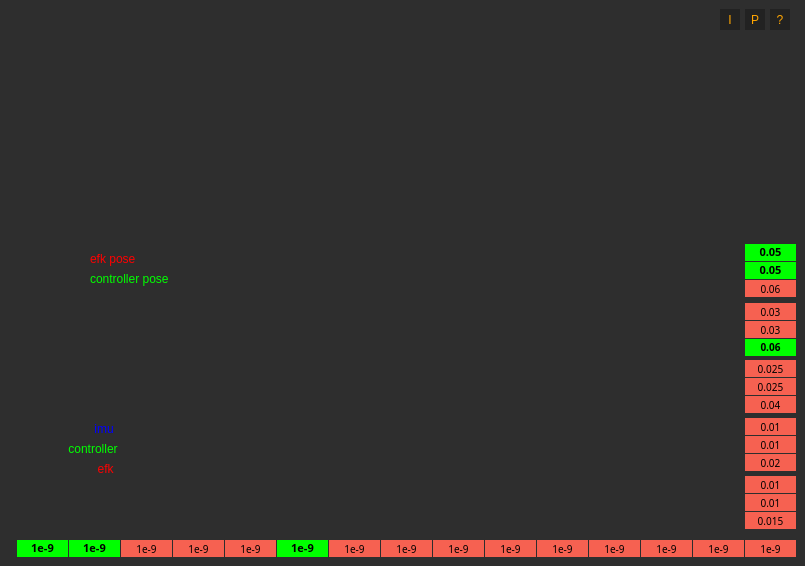
    <widget class="QWidget" name="ekf">
     <property name="styleSheet">
      <string notr="true">background: #2e2e2e;</string>
     </property>
     <attribute name="title">
      <string>ekf</string>
     </attribute>
     <widget class="QPushButton" name="ekfTuningGuideBtn">
      <property name="geometry">
       <rect>
        <x>770</x>
        <y>9</y>
        <width>20</width>
        <height>21</height>
       </rect>
      </property>
      <property name="maximumSize">
       <size>
        <width>50</width>
        <height>50</height>
       </size>
      </property>
      <property name="styleSheet">
       <string notr="true">QPushButton {
	font: 10pt &quot;SF Pro&quot;;
    color: orange;
background-color: #222;
border: none;
qproperty-toolTip: &quot;How to tune?&quot;;
}

QPushButton:hover {
    background-color: orange;
color: black;
}

</string>
      </property>
      <property name="text">
       <string>?</string>
      </property>
     </widget>
     <widget class="QLabel" name="processNoiseXBtn">
      <property name="geometry">
       <rect>
        <x>745</x>
        <y>244</y>
        <width>51</width>
        <height>17</height>
       </rect>
      </property>
      <property name="styleSheet">
       <string notr="true">background: rgb(0, 255, 0);
font: 10px solid;
color: black;</string>
      </property>
      <property name="text">
       <string>&lt;html&gt;&lt;head/&gt;&lt;body&gt;&lt;p&gt;&lt;span style=&quot; font-size:8pt; font-weight:700;&quot;&gt;0.05&lt;/span&gt;&lt;/p&gt;&lt;/body&gt;&lt;/html&gt;</string>
      </property>
      <property name="alignment">
       <set>Qt::AlignmentFlag::AlignCenter</set>
      </property>
     </widget>
     <widget class="QLabel" name="processNoiseYBtn">
      <property name="geometry">
       <rect>
        <x>745</x>
        <y>262</y>
        <width>51</width>
        <height>17</height>
       </rect>
      </property>
      <property name="styleSheet">
       <string notr="true">background: rgb(0, 255, 0);
font: 10px solid;
color: black;
</string>
      </property>
      <property name="text">
       <string>&lt;html&gt;&lt;head/&gt;&lt;body&gt;&lt;p&gt;&lt;span style=&quot; font-size:8pt; font-weight:700;&quot;&gt;0.05&lt;/span&gt;&lt;/p&gt;&lt;/body&gt;&lt;/html&gt;</string>
      </property>
      <property name="alignment">
       <set>Qt::AlignmentFlag::AlignCenter</set>
      </property>
     </widget>
     <widget class="QLabel" name="processNoiseZBtn">
      <property name="geometry">
       <rect>
        <x>745</x>
        <y>280</y>
        <width>51</width>
        <height>17</height>
       </rect>
      </property>
      <property name="styleSheet">
       <string notr="true">background: rgb(246, 97, 81);
font: 10px solid;</string>
      </property>
      <property name="text">
       <string>0.06</string>
      </property>
      <property name="alignment">
       <set>Qt::AlignmentFlag::AlignCenter</set>
      </property>
     </widget>
     <widget class="QLabel" name="processNoisePitchBtn">
      <property name="geometry">
       <rect>
        <x>745</x>
        <y>321</y>
        <width>51</width>
        <height>17</height>
       </rect>
      </property>
      <property name="styleSheet">
       <string notr="true">background: rgb(246, 97, 81);
font: 10px solid;</string>
      </property>
      <property name="text">
       <string>0.03</string>
      </property>
      <property name="alignment">
       <set>Qt::AlignmentFlag::AlignCenter</set>
      </property>
     </widget>
     <widget class="QLabel" name="processNoiseYawBtn">
      <property name="geometry">
       <rect>
        <x>745</x>
        <y>339</y>
        <width>51</width>
        <height>17</height>
       </rect>
      </property>
      <property name="styleSheet">
       <string notr="true">background: rgb(0, 255, 0);
font: 10px solid;
color: black;</string>
      </property>
      <property name="text">
       <string>&lt;html&gt;&lt;head/&gt;&lt;body&gt;&lt;p&gt;&lt;span style=&quot; font-weight:700;&quot;&gt;0.06&lt;/span&gt;&lt;/p&gt;&lt;/body&gt;&lt;/html&gt;</string>
      </property>
      <property name="alignment">
       <set>Qt::AlignmentFlag::AlignCenter</set>
      </property>
     </widget>
     <widget class="QLabel" name="processNoiseRollBtn">
      <property name="geometry">
       <rect>
        <x>745</x>
        <y>303</y>
        <width>51</width>
        <height>17</height>
       </rect>
      </property>
      <property name="styleSheet">
       <string notr="true">background: rgb(246, 97, 81);
font: 10px solid;</string>
      </property>
      <property name="text">
       <string>0.03</string>
      </property>
      <property name="alignment">
       <set>Qt::AlignmentFlag::AlignCenter</set>
      </property>
     </widget>
     <widget class="QLabel" name="processNoiseVYBtn">
      <property name="geometry">
       <rect>
        <x>745</x>
        <y>378</y>
        <width>51</width>
        <height>17</height>
       </rect>
      </property>
      <property name="styleSheet">
       <string notr="true">background: rgb(246, 97, 81);
font: 10px solid;</string>
      </property>
      <property name="text">
       <string>0.025</string>
      </property>
      <property name="alignment">
       <set>Qt::AlignmentFlag::AlignCenter</set>
      </property>
     </widget>
     <widget class="QLabel" name="processNoiseVZBtn">
      <property name="geometry">
       <rect>
        <x>745</x>
        <y>396</y>
        <width>51</width>
        <height>17</height>
       </rect>
      </property>
      <property name="styleSheet">
       <string notr="true">background: rgb(246, 97, 81);
font: 10px solid;</string>
      </property>
      <property name="text">
       <string>0.04</string>
      </property>
      <property name="alignment">
       <set>Qt::AlignmentFlag::AlignCenter</set>
      </property>
     </widget>
     <widget class="QLabel" name="processNoiseVXBtn">
      <property name="geometry">
       <rect>
        <x>745</x>
        <y>360</y>
        <width>51</width>
        <height>17</height>
       </rect>
      </property>
      <property name="styleSheet">
       <string notr="true">background: rgb(246, 97, 81);
font: 10px solid;</string>
      </property>
      <property name="text">
       <string>0.025</string>
      </property>
      <property name="alignment">
       <set>Qt::AlignmentFlag::AlignCenter</set>
      </property>
     </widget>
     <widget class="QLabel" name="processNoiseVPitchBtn">
      <property name="geometry">
       <rect>
        <x>745</x>
        <y>436</y>
        <width>51</width>
        <height>17</height>
       </rect>
      </property>
      <property name="styleSheet">
       <string notr="true">background: rgb(246, 97, 81);
font: 10px solid;</string>
      </property>
      <property name="text">
       <string>0.01</string>
      </property>
      <property name="alignment">
       <set>Qt::AlignmentFlag::AlignCenter</set>
      </property>
     </widget>
     <widget class="QLabel" name="processNoiseVYawBtn">
      <property name="geometry">
       <rect>
        <x>745</x>
        <y>454</y>
        <width>51</width>
        <height>17</height>
       </rect>
      </property>
      <property name="styleSheet">
       <string notr="true">background: rgb(246, 97, 81);
font: 10px solid;</string>
      </property>
      <property name="text">
       <string>0.02</string>
      </property>
      <property name="alignment">
       <set>Qt::AlignmentFlag::AlignCenter</set>
      </property>
     </widget>
     <widget class="QLabel" name="processNoiseAXBtn">
      <property name="geometry">
       <rect>
        <x>745</x>
        <y>476</y>
        <width>51</width>
        <height>17</height>
       </rect>
      </property>
      <property name="styleSheet">
       <string notr="true">background: rgb(246, 97, 81);
font: 10px solid;</string>
      </property>
      <property name="text">
       <string>0.01</string>
      </property>
      <property name="alignment">
       <set>Qt::AlignmentFlag::AlignCenter</set>
      </property>
     </widget>
     <widget class="QLabel" name="processNoiseVRollBtn">
      <property name="geometry">
       <rect>
        <x>745</x>
        <y>418</y>
        <width>51</width>
        <height>17</height>
       </rect>
      </property>
      <property name="styleSheet">
       <string notr="true">background: rgb(246, 97, 81);
font: 10px solid;</string>
      </property>
      <property name="text">
       <string>0.01</string>
      </property>
      <property name="alignment">
       <set>Qt::AlignmentFlag::AlignCenter</set>
      </property>
     </widget>
     <widget class="QLabel" name="processNoiseAZBtn">
      <property name="geometry">
       <rect>
        <x>745</x>
        <y>512</y>
        <width>51</width>
        <height>17</height>
       </rect>
      </property>
      <property name="styleSheet">
       <string notr="true">background: rgb(246, 97, 81);
font: 10px solid;</string>
      </property>
      <property name="text">
       <string>0.015</string>
      </property>
      <property name="alignment">
       <set>Qt::AlignmentFlag::AlignCenter</set>
      </property>
     </widget>
     <widget class="QLabel" name="processNoiseAYBtn">
      <property name="geometry">
       <rect>
        <x>745</x>
        <y>494</y>
        <width>51</width>
        <height>17</height>
       </rect>
      </property>
      <property name="styleSheet">
       <string notr="true">background: rgb(246, 97, 81);
font: 10px solid;</string>
      </property>
      <property name="text">
       <string>0.01</string>
      </property>
      <property name="alignment">
       <set>Qt::AlignmentFlag::AlignCenter</set>
      </property>
     </widget>
     <widget class="QLabel" name="initialNoiseZBtn">
      <property name="geometry">
       <rect>
        <x>121</x>
        <y>540</y>
        <width>51</width>
        <height>17</height>
       </rect>
      </property>
      <property name="styleSheet">
       <string notr="true">background: rgb(246, 97, 81);
font: 10px solid;</string>
      </property>
      <property name="text">
       <string>1e-9</string>
      </property>
      <property name="alignment">
       <set>Qt::AlignmentFlag::AlignCenter</set>
      </property>
     </widget>
     <widget class="QLabel" name="initialNoiseAYBtn">
      <property name="geometry">
       <rect>
        <x>693</x>
        <y>540</y>
        <width>51</width>
        <height>17</height>
       </rect>
      </property>
      <property name="styleSheet">
       <string notr="true">background: rgb(246, 97, 81);
font: 10px solid;</string>
      </property>
      <property name="text">
       <string>1e-9</string>
      </property>
      <property name="alignment">
       <set>Qt::AlignmentFlag::AlignCenter</set>
      </property>
     </widget>
     <widget class="QLabel" name="initialNoiseAXBtn">
      <property name="geometry">
       <rect>
        <x>641</x>
        <y>540</y>
        <width>51</width>
        <height>17</height>
       </rect>
      </property>
      <property name="styleSheet">
       <string notr="true">background: rgb(246, 97, 81);
font: 10px solid;</string>
      </property>
      <property name="text">
       <string>1e-9</string>
      </property>
      <property name="alignment">
       <set>Qt::AlignmentFlag::AlignCenter</set>
      </property>
     </widget>
     <widget class="QLabel" name="initialNoiseVYawBtn">
      <property name="geometry">
       <rect>
        <x>589</x>
        <y>540</y>
        <width>51</width>
        <height>17</height>
       </rect>
      </property>
      <property name="styleSheet">
       <string notr="true">background: rgb(246, 97, 81);
font: 10px solid;</string>
      </property>
      <property name="text">
       <string>1e-9</string>
      </property>
      <property name="alignment">
       <set>Qt::AlignmentFlag::AlignCenter</set>
      </property>
     </widget>
     <widget class="QLabel" name="initialNoiseVPitchBtn">
      <property name="geometry">
       <rect>
        <x>537</x>
        <y>540</y>
        <width>51</width>
        <height>17</height>
       </rect>
      </property>
      <property name="styleSheet">
       <string notr="true">background: rgb(246, 97, 81);
font: 10px solid;</string>
      </property>
      <property name="text">
       <string>1e-9</string>
      </property>
      <property name="alignment">
       <set>Qt::AlignmentFlag::AlignCenter</set>
      </property>
     </widget>
     <widget class="QLabel" name="initialNoiseVRollBtn">
      <property name="geometry">
       <rect>
        <x>485</x>
        <y>540</y>
        <width>51</width>
        <height>17</height>
       </rect>
      </property>
      <property name="styleSheet">
       <string notr="true">background: rgb(246, 97, 81);
font: 10px solid;</string>
      </property>
      <property name="text">
       <string>1e-9</string>
      </property>
      <property name="alignment">
       <set>Qt::AlignmentFlag::AlignCenter</set>
      </property>
     </widget>
     <widget class="QLabel" name="initialNoiseVZBtn">
      <property name="geometry">
       <rect>
        <x>433</x>
        <y>540</y>
        <width>51</width>
        <height>17</height>
       </rect>
      </property>
      <property name="styleSheet">
       <string notr="true">background: rgb(246, 97, 81);
font: 10px solid;</string>
      </property>
      <property name="text">
       <string>1e-9</string>
      </property>
      <property name="alignment">
       <set>Qt::AlignmentFlag::AlignCenter</set>
      </property>
     </widget>
     <widget class="QLabel" name="initialNoiseVYBtn">
      <property name="geometry">
       <rect>
        <x>381</x>
        <y>540</y>
        <width>51</width>
        <height>17</height>
       </rect>
      </property>
      <property name="styleSheet">
       <string notr="true">background: rgb(246, 97, 81);
font: 10px solid;</string>
      </property>
      <property name="text">
       <string>1e-9</string>
      </property>
      <property name="alignment">
       <set>Qt::AlignmentFlag::AlignCenter</set>
      </property>
     </widget>
     <widget class="QLabel" name="initialNoiseVXBtn">
      <property name="geometry">
       <rect>
        <x>329</x>
        <y>540</y>
        <width>51</width>
        <height>17</height>
       </rect>
      </property>
      <property name="styleSheet">
       <string notr="true">background: rgb(246, 97, 81);
font: 10px solid;</string>
      </property>
      <property name="text">
       <string>1e-9</string>
      </property>
      <property name="alignment">
       <set>Qt::AlignmentFlag::AlignCenter</set>
      </property>
     </widget>
     <widget class="QLabel" name="initialNoiseYawBtn">
      <property name="geometry">
       <rect>
        <x>277</x>
        <y>540</y>
        <width>51</width>
        <height>17</height>
       </rect>
      </property>
      <property name="styleSheet">
       <string notr="true">background: rgb(0, 255, 0);
font: 10px solid;
color: black;</string>
      </property>
      <property name="text">
       <string>&lt;html&gt;&lt;head/&gt;&lt;body&gt;&lt;p&gt;&lt;span style=&quot; font-size:8pt; font-weight:700;&quot;&gt;1e-9&lt;/span&gt;&lt;/p&gt;&lt;/body&gt;&lt;/html&gt;</string>
      </property>
      <property name="alignment">
       <set>Qt::AlignmentFlag::AlignCenter</set>
      </property>
     </widget>
     <widget class="QLabel" name="initialNoisePitchBtn">
      <property name="geometry">
       <rect>
        <x>225</x>
        <y>540</y>
        <width>51</width>
        <height>17</height>
       </rect>
      </property>
      <property name="styleSheet">
       <string notr="true">background: rgb(246, 97, 81);
font: 10px solid;</string>
      </property>
      <property name="text">
       <string>1e-9</string>
      </property>
      <property name="alignment">
       <set>Qt::AlignmentFlag::AlignCenter</set>
      </property>
     </widget>
     <widget class="QLabel" name="initialNoiseRollBtn">
      <property name="geometry">
       <rect>
        <x>173</x>
        <y>540</y>
        <width>51</width>
        <height>17</height>
       </rect>
      </property>
      <property name="styleSheet">
       <string notr="true">background: rgb(246, 97, 81);
font: 10px solid;</string>
      </property>
      <property name="text">
       <string>1e-9</string>
      </property>
      <property name="alignment">
       <set>Qt::AlignmentFlag::AlignCenter</set>
      </property>
     </widget>
     <widget class="QLabel" name="initialNoiseAZBtn">
      <property name="geometry">
       <rect>
        <x>745</x>
        <y>540</y>
        <width>51</width>
        <height>17</height>
       </rect>
      </property>
      <property name="styleSheet">
       <string notr="true">background: rgb(246, 97, 81);
font: 10px solid;</string>
      </property>
      <property name="text">
       <string>1e-9</string>
      </property>
      <property name="alignment">
       <set>Qt::AlignmentFlag::AlignCenter</set>
      </property>
     </widget>
     <widget class="QLabel" name="initialNoiseYBtn">
      <property name="geometry">
       <rect>
        <x>69</x>
        <y>540</y>
        <width>51</width>
        <height>17</height>
       </rect>
      </property>
      <property name="styleSheet">
       <string notr="true">background: rgb(0, 255, 0);
font: 10px solid;
color: black;</string>
      </property>
      <property name="text">
       <string>&lt;html&gt;&lt;head/&gt;&lt;body&gt;&lt;p&gt;&lt;span style=&quot; font-size:8pt; font-weight:700;&quot;&gt;1e-9&lt;/span&gt;&lt;/p&gt;&lt;/body&gt;&lt;/html&gt;</string>
      </property>
      <property name="alignment">
       <set>Qt::AlignmentFlag::AlignCenter</set>
      </property>
     </widget>
     <widget class="QLabel" name="initialNoiseXBtn">
      <property name="geometry">
       <rect>
        <x>17</x>
        <y>540</y>
        <width>51</width>
        <height>17</height>
       </rect>
      </property>
      <property name="styleSheet">
       <string notr="true">background: rgb(0, 255, 0);
font: 10px solid;
color: black;</string>
      </property>
      <property name="text">
       <string>&lt;html&gt;&lt;head/&gt;&lt;body&gt;&lt;p&gt;&lt;span style=&quot; font-size:8pt; font-weight:700;&quot;&gt;1e-9&lt;/span&gt;&lt;/p&gt;&lt;/body&gt;&lt;/html&gt;</string>
      </property>
      <property name="alignment">
       <set>Qt::AlignmentFlag::AlignCenter</set>
      </property>
     </widget>
     <widget class="QPushButton" name="processNoiseCovToggleBtn">
      <property name="geometry">
       <rect>
        <x>745</x>
        <y>9</y>
        <width>20</width>
        <height>21</height>
       </rect>
      </property>
      <property name="maximumSize">
       <size>
        <width>50</width>
        <height>50</height>
       </size>
      </property>
      <property name="styleSheet">
       <string notr="true">QPushButton {
	font: 10pt &quot;SF Pro&quot;;
    color: orange;
background-color: #222;
border: none;
qproperty-toolTip: &quot;Process Noises Convariance&quot;;
}

QPushButton:hover {
    background-color: orange;
color: black;
}

</string>
      </property>
      <property name="text">
       <string>P</string>
      </property>
     </widget>
     <widget class="QPushButton" name="initialNoiseCovToggleBtn">
      <property name="geometry">
       <rect>
        <x>720</x>
        <y>9</y>
        <width>20</width>
        <height>21</height>
       </rect>
      </property>
      <property name="maximumSize">
       <size>
        <width>50</width>
        <height>50</height>
       </size>
      </property>
      <property name="styleSheet">
       <string notr="true">QPushButton {
	font: 10pt &quot;SF Pro&quot;;
    color: orange;
background-color: #222;
border: none;
qproperty-toolTip: &quot;Initial Noises Convariance&quot;;
}

QPushButton:hover {
    background-color: orange;
color: black;
}

</string>
      </property>
      <property name="text">
       <string>I</string>
      </property>
     </widget>
     <widget class="QLabel" name="ekfPoseLegendLabel">
      <property name="geometry">
       <rect>
        <x>90</x>
        <y>250</y>
        <width>67</width>
        <height>17</height>
       </rect>
      </property>
      <property name="styleSheet">
       <string notr="true">font: 10pt &quot;SF Pro&quot;;
color: red;
background: transparent;</string>
      </property>
      <property name="text">
       <string>efk pose</string>
      </property>
     </widget>
     <widget class="QLabel" name="controllerPoseLegendLabel">
      <property name="geometry">
       <rect>
        <x>90</x>
        <y>270</y>
        <width>111</width>
        <height>17</height>
       </rect>
      </property>
      <property name="styleSheet">
       <string notr="true">font: 10pt &quot;SF Pro&quot;;
color: rgb(0, 255, 0);
background: transparent;</string>
      </property>
      <property name="text">
       <string>controller pose</string>
      </property>
     </widget>
     <widget class="QLabel" name="imuLegendLabel">
      <property name="geometry">
       <rect>
        <x>50</x>
        <y>420</y>
        <width>67</width>
        <height>17</height>
       </rect>
      </property>
      <property name="styleSheet">
       <string notr="true">font: 10pt &quot;SF Pro&quot;;
color: blue;
background: transparent;</string>
      </property>
      <property name="text">
       <string>imu </string>
      </property>
      <property name="alignment">
       <set>Qt::AlignmentFlag::AlignRight|Qt::AlignmentFlag::AlignTrailing|Qt::AlignmentFlag::AlignVCenter</set>
      </property>
     </widget>
     <widget class="QLabel" name="controllerLegendLabel">
      <property name="geometry">
       <rect>
        <x>50</x>
        <y>440</y>
        <width>71</width>
        <height>17</height>
       </rect>
      </property>
      <property name="styleSheet">
       <string notr="true">font: 10pt &quot;SF Pro&quot;;
color: rgb(0, 255, 0);
background: transparent;</string>
      </property>
      <property name="text">
       <string>controller </string>
      </property>
      <property name="alignment">
       <set>Qt::AlignmentFlag::AlignRight|Qt::AlignmentFlag::AlignTrailing|Qt::AlignmentFlag::AlignVCenter</set>
      </property>
     </widget>
     <widget class="QLabel" name="ekfLegendLabel">
      <property name="geometry">
       <rect>
        <x>50</x>
        <y>460</y>
        <width>67</width>
        <height>17</height>
       </rect>
      </property>
      <property name="styleSheet">
       <string notr="true">font: 10pt &quot;SF Pro&quot;;
color: red;
background: transparent;</string>
      </property>
      <property name="text">
       <string>efk </string>
      </property>
      <property name="alignment">
       <set>Qt::AlignmentFlag::AlignRight|Qt::AlignmentFlag::AlignTrailing|Qt::AlignmentFlag::AlignVCenter</set>
      </property>
     </widget>
    </widget>
